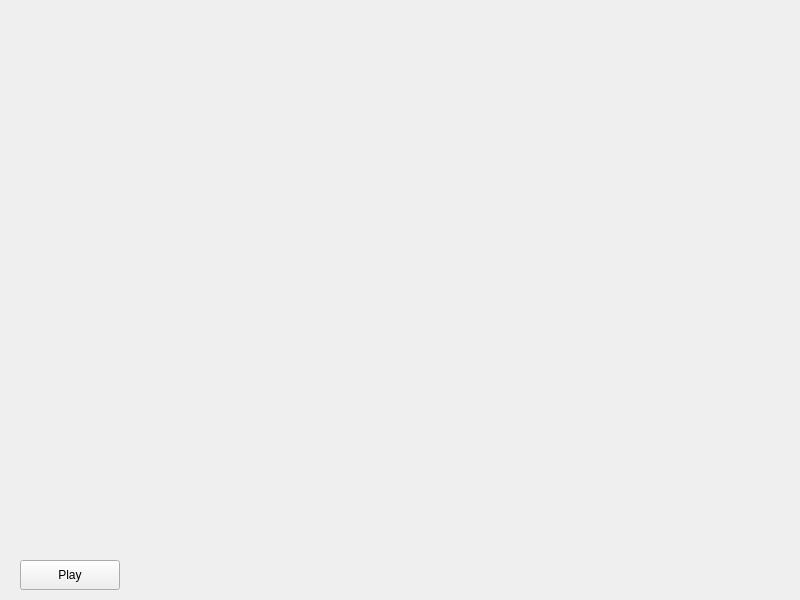
<?xml version="1.0" encoding="UTF-8"?>
<ui version="4.0">
 <class>VideoPlayer</class>
 <widget class="QWidget" name="VideoPlayer">
  <property name="geometry">
   <rect>
    <x>0</x>
    <y>0</y>
    <width>800</width>
    <height>600</height>
   </rect>
  </property>
  <property name="minimumSize">
   <size>
    <width>800</width>
    <height>600</height>
   </size>
  </property>
  <property name="windowTitle">
   <string>VideoPlayer</string>
  </property>
  <layout class="QVBoxLayout" name="verticalLayout">
   <property name="spacing">
    <number>0</number>
   </property>
   <property name="leftMargin">
    <number>0</number>
   </property>
   <property name="topMargin">
    <number>0</number>
   </property>
   <property name="rightMargin">
    <number>0</number>
   </property>
   <property name="bottomMargin">
    <number>0</number>
   </property>
   <item>
    <widget class="VideoItem" name="wdg_show" native="true">
     <property name="minimumSize">
      <size>
       <width>800</width>
       <height>560</height>
      </size>
     </property>
    </widget>
   </item>
   <item>
    <widget class="QWidget" name="wdg_ctrl" native="true">
     <property name="minimumSize">
      <size>
       <width>800</width>
       <height>40</height>
      </size>
     </property>
     <property name="maximumSize">
      <size>
       <width>16777215</width>
       <height>40</height>
      </size>
     </property>
     <widget class="QPushButton" name="pb_play">
      <property name="geometry">
       <rect>
        <x>20</x>
        <y>0</y>
        <width>100</width>
        <height>30</height>
       </rect>
      </property>
      <property name="text">
       <string>Play</string>
      </property>
     </widget>
    </widget>
   </item>
  </layout>
 </widget>
 <layoutdefault spacing="6" margin="11"/>
 <customwidgets>
  <customwidget>
   <class>VideoItem</class>
   <extends>QWidget</extends>
   <header location="global">videoitem.h</header>
   <container>1</container>
  </customwidget>
 </customwidgets>
 <resources/>
 <connections/>
</ui>
